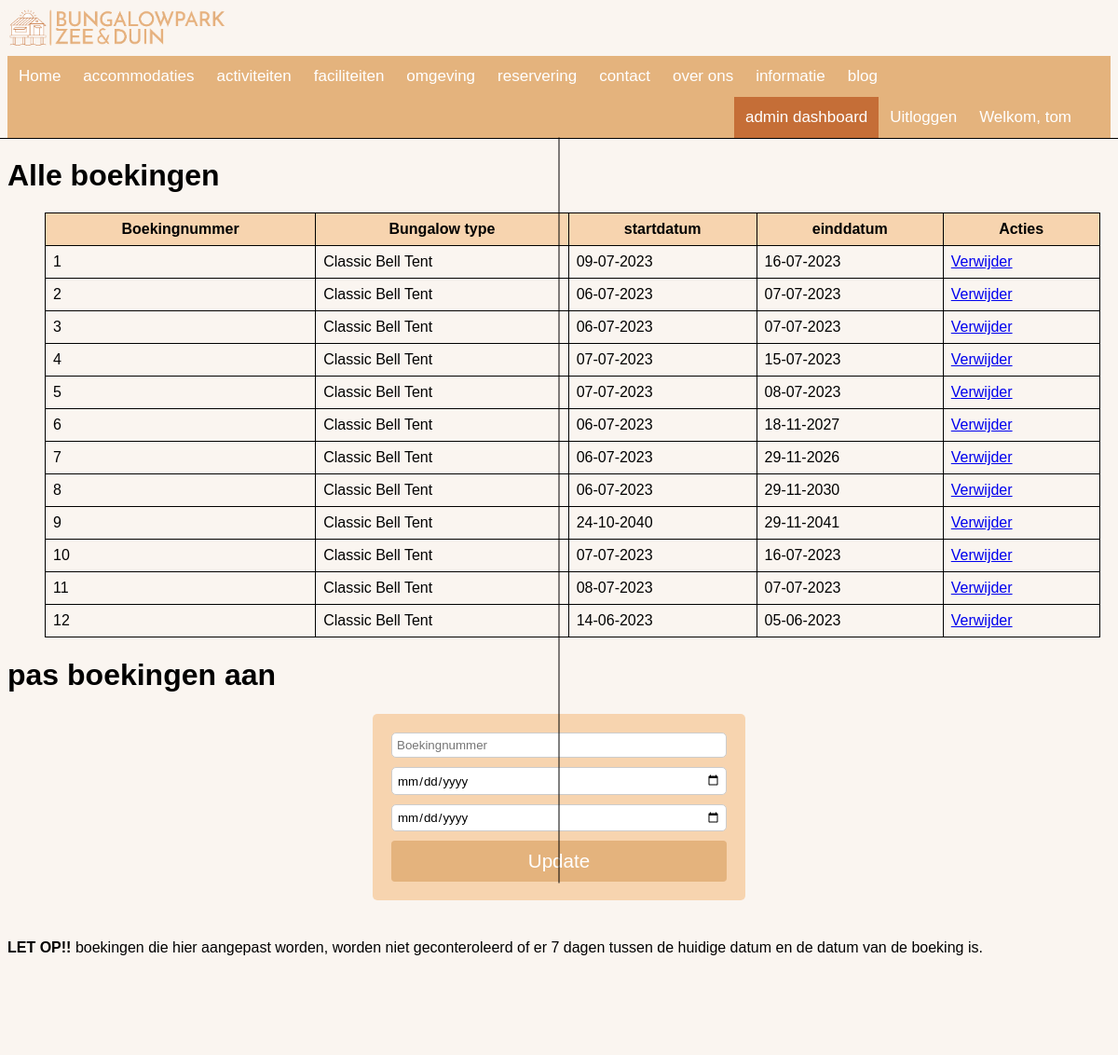
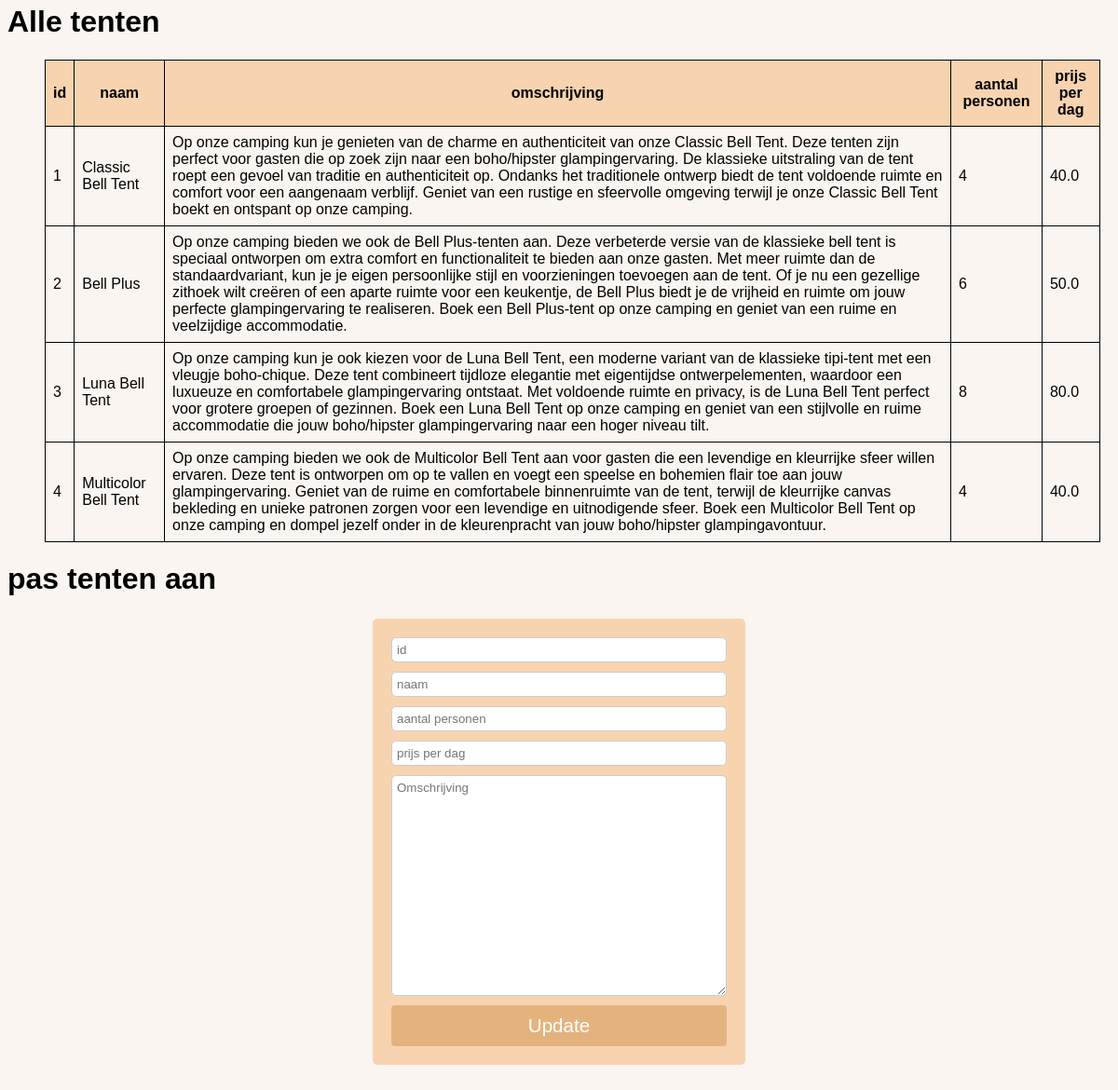
Page /admin_dashboard (signed in) on the committed database (2 pictures, top to bottom).
### bungalowpark/models.py (models this page shows, shortened)
class User(db.Model, UserMixin):
    __tablename__ = 'users'
    id = db.Column(db.Integer(),primary_key= True)
    email = db.Column(db.String(64), unique=True, nullable=False, index=True)
    username = db.Column(db.String(32), unique=True, nullable=False, index=True)
    password_hash = db.Column(db.String(120), nullable=False)
    woonplaats = db.Column(db.String(40), nullable=False)
    huisnummer = db.Column(db.Integer(), nullable=False)
    toevoeging = db.Column(db.String(6), nullable=True)
    straat = db.Column(db.String(40), nullable=False)
    postcode = db.Column(db.String(6), nullable=False)
    role = db.Column(db.String(20), nullable=False, default='user')
    def __repr__(self):
        return f"Welkom, {self.username}"

class Boeking(db.Model):
    __tablename__ = 'reserveringen'
    id = db.Column(db.Integer(), primary_key=True)
    bungalowID = db.Column(db.Integer(), nullable=False)
    tent_omschrijving = db.Column(db.String(100), nullable=False)
    startdatum = db.Column(db.Date(), nullable=False)
    einddatum = db.Column(db.Date(), nullable=False)
    userID = db.Column(db.Integer, db.ForeignKey('users.id'), nullable=False)

class Tent(db.Model):
    __tablename__ = 'tenten'
    id = db.Column(db.Integer(), primary_key=True)
    naam = db.Column(db.String(100), nullable=False)
    omschrijving = db.Column(db.String(1000), nullable=False)
    aantal_personen = db.Column(db.Integer(), nullable=False)
    prijs_per_dag = db.Column(db.Float(), nullable=False)

### bungalowpark/__init__.py (the view)
@app.route('/admin_dashboard')
@login_required
@role_required('admin')
def admin_dashboard():
    bungID = Boeking.query.filter_by().all()
    bunginfo = Tent.query.filter_by().all()
    return render_template('admin_dashboard.html',  bungID=bungID, bunginfo=bunginfo ,name=current_user )

### bungalowpark/__init__.py (called while the page is built)
def role_required(*roles):
    def decorator(func):
        @wraps(func)
        def wrapper(*args, **kwargs):
            if current_user.is_anonymous:
                return redirect(url_for('/'))
            if 'admin' in roles and current_user.role != 'admin':
                return render_template('404.html'), 404
            if 'user' in roles and current_user.role != 'user':
                return render_template('404.html'), 404
            return func(*args, **kwargs)
        return wrapper
    return decorator

### bungalowpark/models.py (called while the page is built)
@login_manager.user_loader
def load_user(user_id):
    return User.query.get(user_id)

### bungalowpark/templates/admin_dashboard.html (shortened to what this page needs)
{% extends "base.html" %}
{% block content %}
<h1>Alle boekingen</h1>
<ul>
    <table>
        <tr>
            <th>Boekingnummer</th>
            <th>Bungalow type</th>
            <th>startdatum</th>
            <th>einddatum</th>
            <th>Acties</th>
        </tr>
    {% for item in bungID %}
    <tr>
        <td>{{ item.id }}</td>
        <td>{{ item.tent_omschrijving }}</td>
        <td>{{ item.startdatum.strftime('%d-%m-%Y')  }}</td>
        <td>{{ item.einddatum.strftime('%d-%m-%Y') }}</td>
        <td>
            <a href="{{ url_for('delete_boeking', boeking_id=item.id) }}" onclick="return confirm('Weet je zeker dat je deze boeking wilt verwijderen?')">Verwijder</a>
        </td>
    </tr>
    {% endfor %}
    </table>
</ul>
<h1>pas boekingen aan </h1>
<form class="form-grid" action="/admin_boeking" method="POST">
    <button type="submit">Update</button>
  </form>
  <br>
  <b>LET OP!!</b> boekingen die hier aangepast worden, worden niet geconteroleerd of er 7 dagen tussen de huidige datum en de datum van de boeking is.
<br>
<br>
<br>
<br>
<br>
<br>
  <h1>Alle tenten</h1>
  <ul>
    <table>
        <tr>
            <th>id</th>
            <th>naam</th>
            <th>omschrijving</th>
            <th>aantal personen</th>
            <th>prijs per dag</th>
        </tr>
    {% for item in bunginfo %}
    <tr>
        <td>{{ item.id }}</td>
        <td>{{ item.naam }}</td>
        <td>{{ item.omschrijving}}</td>
        <td>{{ item.aantal_personen}}</td>
        <td>{{ item.prijs_per_dag}}</td>
    </tr>
    {% endfor %}
    </table>
</ul>
<h1>pas tenten aan </h1>
<form class="form-grid" action="/admin_tenten" method="POST">
    <input type="text" name="id" placeholder="id" required>
    <input type="text" name="naam" placeholder="naam" required>
    <input type="text" name="aantal_personen" placeholder="aantal personen" required>
    <input type="text" name="prijs_per_dag" placeholder="prijs per dag" required>
    <textarea name="omschrijving" placeholder="Omschrijving" rows="15" cols="50" required></textarea>
    <button type="submit">Update</button>
  </form>
  <br>
  <br>
<br>
<br>
<br>
<br>
<br>
{% endblock %}

### bungalowpark/templates/base.html (shortened to what this page needs)
<!DOCTYPE html>
<html lang="en" dir="ltr">
<head>
    <link rel="stylesheet" type="text/css" href="{{ url_for('static', filename='css/style.css') }}">
</head>
<body>
      <img alt="logo site" src="{{ url_for('static', filename='img/bungalow.png') }}" class="logo_site">
      <nav class="navbar navbar-expand-lg  navbar-light mb-2 ">
        <div class="collapse navbar-collapse" id="navbarSupportedContent">
          <ul class="navigatiebar">
            <li>
              <a class="nav-link {% if request.path == url_for('index') %}active{% endif %}" aria-current="page" href="{{ url_for('index') }}">Home</a>
            </li>
              <li><a class="nav-link {% if request.path == url_for('accomidatiepagina') %}active{% endif %}" aria-current="page" href="{{ url_for('accomidatiepagina')}}">accommodaties</a>
            </li>
            <li>
              <a class="nav-link {% if request.path == url_for('activiteitenpagina') %}active{% endif %}" aria-current="page" href="{{ url_for('activiteitenpagina')}}">activiteiten</a>
            </li>
            <li>
              <a class="nav-link {% if request.path == url_for('faciliteitenpagina') %}active{% endif %}" aria-current="page" href="{{ url_for('faciliteitenpagina')}}">faciliteiten</a>
            </li>
            <li>
              <a class="nav-link {% if request.path == url_for('omgevingspagina') %}active{% endif %}" aria-current="page" href="{{ url_for('omgevingspagina')}}">omgeving</a>
            </li>
            <li>
              <a class="nav-link {% if request.path == url_for('reserveringspagina') %}active{% endif %}" aria-current="page" href="{{ url_for('reserveringspagina')}}">reservering</a>
            </li>
            <li>
              <a class="nav-link {% if request.path == url_for('contactpagina') %}active{% endif %}" aria-current="page" href="{{ url_for('contactpagina')}}">contact</a>
            </li>
            <li>
              <a class="nav-link {% if request.path == url_for('over_ons_pagina') %}active{% endif %}" aria-current="page" href="{{ url_for('over_ons_pagina')}}">over ons</a>
            </li>
            <li>
              <a class="nav-link {% if request.path == url_for('informatiepagina') %}active{% endif %}" aria-current="page" href="{{ url_for('informatiepagina')}}">informatie</a>
            </li>
            <li>
              <a class="nav-link {% if request.path == url_for('blogpagina') %}active{% endif %}" aria-current="page" href="{{ url_for('blogpagina')}}">blog</a>
            </li>
          </ul>
          <ul class="navbar2-nav ">
            {% if current_user.is_authenticated %}
              <li><a class ="welkom" href="{{ url_for('user')}}">{{ name }}</a></li>
              <li><a class="nav-link" href="{{ url_for('logout') }}">Uitloggen</a></li>
            {% else %}
              <li><a class="nav-link" href="{{ url_for('login') }}">Login</a></li>
              <li><a class="nav-link" href="{{ url_for('register') }}">Registreren</a></li>
              {% endif %}
            {% if current_user.role == 'admin' %}
            <a class="nav-link {% if request.path == url_for('admin_dashboard') %}active{% endif %}" aria-current="page" href="{{ url_for('admin_dashboard')}}">admin dashboard</a>
            {% endif %}
          </ul>
        </div>
      </nav>
      <div class="center-line"></div>
{% block content %}
{% endblock %}
</body>
</html>

### bungalowpark/static/css/style.css (style rules this page uses)
body { font-family: Arial, Helvetica, sans-serif; background-color: #faf5f0; }
.logo_site { width: 20%; height: 20%; }
.navigatiebar { width: 100%; background-color: #e4b37d; list-style-type: none; margin: 0; padding: 0; overflow: hidden; }
.welkom { float: right; padding: 12px; color: white; text-decoration: solid; font-size: 17px; margin-right: 30px; }
.navbar { width: 100%; background-color: #e4b37d; overflow: auto; }
.nav-link { float: left; padding: 12px; color: white; text-decoration: none; font-size: 17px; }
.navbar2-nav { list-style-type: none; margin: 0; padding: 0; overflow: hidden }
.navbar2-nav a { float: right; padding: 12px; color: white; text-decoration: none; font-size: 17px; }
.active { background-color: #c56e37; }
table { border-collapse: collapse; width: 99%; align-self: center; }
th, td { border: 1px solid black; padding: 8px; }
th { background-color: #f5b67383; }
* { box-sizing:border-box; }
.center-line { position: fixed; left: 50%; transform: translate(-50%, -50%); height: 1px; width: 100vw; background-color: black; z-index: 9999; }
.center-line::after { content: ""; position: absolute; top: 0; left: 50%; transform: translateX(-50%); width: 1px; height: 100vh; background-color: black; }
.form-grid { display: grid; gap: 10px; max-width: 400px; background-color: #f5b67383; padding: 20px; border-radius: 5px; margin: 2% auto; }
.form-grid input[type="text"], .form-grid input[type="date"], .form-grid textarea { padding: 5px; border-radius: 5px; border: 1px solid #ccc; width: 100%; box-sizing: border-box; text-decoration: none; font-family: Arial, Helvetica, sans-serif; }
.form-grid button { padding: 10px; border: none; background-color: #E4B37D; color: #fff; text-decoration: none; border-radius: 4px; transition: background-color 0.3s ease; font-family: Arial, Helvetica, sans-serif; font-size: .85vmax; }

### rows in the picture
User: username "Welkom, tom"
Boeking: id "1", tent_omschrijving "Classic Bell Tent", startdatum "09-07-2023", einddatum "16-07-2023"
Boeking: id "2", tent_omschrijving "Classic Bell Tent", startdatum "06-07-2023", einddatum "07-07-2023"
Boeking: id "3", tent_omschrijving "Classic Bell Tent", startdatum "06-07-2023", einddatum "07-07-2023"
Boeking: id "4", tent_omschrijving "Classic Bell Tent", startdatum "07-07-2023", einddatum "15-07-2023"
Boeking: id "5", tent_omschrijving "Classic Bell Tent", startdatum "07-07-2023", einddatum "08-07-2023"
Boeking: id "6", tent_omschrijving "Classic Bell Tent", startdatum "06-07-2023", einddatum "18-11-2027"
Boeking: id "7", tent_omschrijving "Classic Bell Tent", startdatum "06-07-2023", einddatum "29-11-2026"
Boeking: id "8", tent_omschrijving "Classic Bell Tent", startdatum "06-07-2023", einddatum "29-11-2030"
Boeking: id "9", tent_omschrijving "Classic Bell Tent", startdatum "24-10-2040", einddatum "29-11-2041"
Boeking: id "10", tent_omschrijving "Classic Bell Tent", startdatum "07-07-2023", einddatum "16-07-2023"
Boeking: id "11", tent_omschrijving "Classic Bell Tent", startdatum "08-07-2023", einddatum "07-07-2023"
Boeking: id "12", tent_omschrijving "Classic Bell Tent", startdatum "14-06-2023", einddatum "05-06-2023"
Tent: id "1", naam "Classic Bell Tent", omschrijving "Op onze camping kun je genieten van de charme en authenticiteit van onze Classic Bell Tent. Deze tenten zijn perfect voor gasten die op zoek zijn naar een boho/hipster glampingervaring. De klassieke uitstraling van de tent roept een gevoel van traditie en authenticiteit op. Ondanks het traditionele ontwerp biedt de tent voldoende ruimte en comfort voor een aangenaam verblijf. Geniet van een rustige en sfeervolle omgeving terwijl je onze Classic Bell Tent boekt en ontspant op onze camping.", aantal_personen "4", prijs_per_dag "40.0"
Tent: id "2", naam "Bell Plus", omschrijving "Op onze camping bieden we ook de Bell Plus-tenten aan. Deze verbeterde versie van de klassieke bell tent is speciaal ontworpen om extra comfort en functionaliteit te bieden aan onze gasten. Met meer ruimte dan de standaardvariant, kun je je eigen persoonlijke stijl en voorzieningen toevoegen aan de tent. Of je nu een gezellige zithoek wilt creëren of een aparte ruimte voor een keukentje, de Bell Plus biedt je de vrijheid en ruimte om jouw perfecte glampingervaring te realiseren. Boek een Bell Plus-tent op onze camping en geniet van een ruime en veelzijdige accommodatie.", aantal_personen "6", prijs_per_dag "50.0"
Tent: id "3", naam "Luna Bell Tent", omschrijving "Op onze camping kun je ook kiezen voor de Luna Bell Tent, een moderne variant van de klassieke tipi-tent met een vleugje boho-chique. Deze tent combineert tijdloze elegantie met eigentijdse ontwerpelementen, waardoor een luxueuze en comfortabele glampingervaring ontstaat. Met voldoende ruimte en privacy, is de Luna Bell Tent perfect voor grotere groepen of gezinnen. Boek een Luna Bell Tent op onze camping en geniet van een stijlvolle en ruime accommodatie die jouw boho/hipster glampingervaring naar een hoger niveau tilt.", aantal_personen "8", prijs_per_dag "80.0"
Tent: id "4", naam "Multicolor Bell Tent", omschrijving "Op onze camping bieden we ook de Multicolor Bell Tent aan voor gasten die een levendige en kleurrijke sfeer willen ervaren. Deze tent is ontworpen om op te vallen en voegt een speelse en bohemien flair toe aan jouw glampingervaring. Geniet van de ruime en comfortabele binnenruimte van de tent, terwijl de kleurrijke canvas bekleding en unieke patronen zorgen voor een levendige en uitnodigende sfeer. Boek een Multicolor Bell Tent op onze camping en dompel jezelf onder in de kleurenpracht van jouw boho/hipster glampingavontuur.", aantal_personen "4", prijs_per_dag "40.0"
